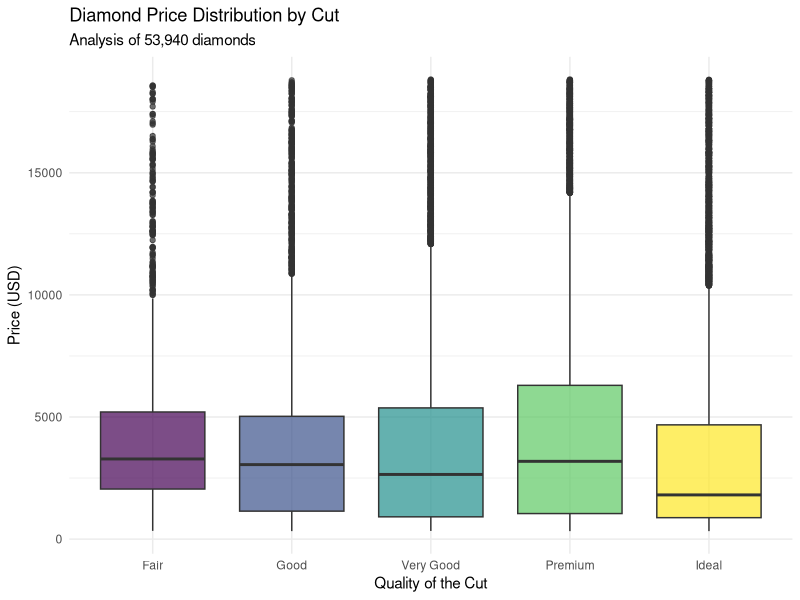

Here is the R script that generated this plot:
# Testing R with a larger dataset: 'diamonds' (53,940 rows)
# This dataset is included with the ggplot2 package.

suppressPackageStartupMessages(library(dplyr))
suppressPackageStartupMessages(library(ggplot2))

# 1. Loading and inspecting the data
# The diamonds dataset contains prices and attributes of almost 54,000 diamonds.
data("diamonds")

cat("Dataset Dimensions (Rows, Columns): ", dim(diamonds)[1], "x", dim(diamonds)[2], "\n\n")

# View a quick summary of all columns
print("Dataset Summary:")
summary(diamonds)

# 2. Complex Data Manipulation
# Let's group and summarize ~54,000 rows to find trends.
cat("\n--- Aggregating Data ---\n")

summary_stats <- diamonds %>%
  # Group by two categorical variables: cut and clarity
  group_by(cut, clarity) %>%
  # Calculate metrics for each group
  summarize(
    count = n(),
    avg_price = mean(price),
    avg_carat = mean(carat),
    .groups = 'drop'
  ) %>%
  # Sort by highest average price
  arrange(desc(avg_price))

print("Top 10 most expensive cut/clarity combinations on average:")
print(head(summary_stats, 10))

# 3. Visualization on a large dataset
# With 54,000 points, a standard scatter plot would be a giant blob (overplotting).
# Boxplots are a great way to show distributions of large datasets.

price_plot <- ggplot(diamonds, aes(x = cut, y = price, fill = cut)) +
  geom_boxplot(alpha = 0.7) +
  labs(
    title = "Diamond Price Distribution by Cut",
    subtitle = "Analysis of 53,940 diamonds",
    x = "Quality of the Cut",
    y = "Price (USD)"
  ) +
  theme_minimal() +
  theme(legend.position = "none") # Hide the legend since the x-axis already has the labels

# Uncomment to display or save the plot
# print(price_plot)
# ggsave("diamond_prices.png", plot = price_plot, width = 8, height = 6)

# 4. Statistical Modeling
# Predicting diamond price using multiple variables
cat("\n--- Modeling Price ---\n")

# We predict price based on carat weight, cut, color, and clarity.
# R automatically handles categorical variables by creating dummy variables behind the scenes.
price_model <- lm(price ~ carat + cut + color + clarity, data = diamonds)

# Print the R-squared value to see how much variance our model explains
model_summary <- summary(price_model)
cat("Model R-squared: ", round(model_summary$r.squared, 4), "\n")
cat("(This means the model explains about", round(model_summary$r.squared * 100, 1), "% of the variance in diamond prices!)\n")
